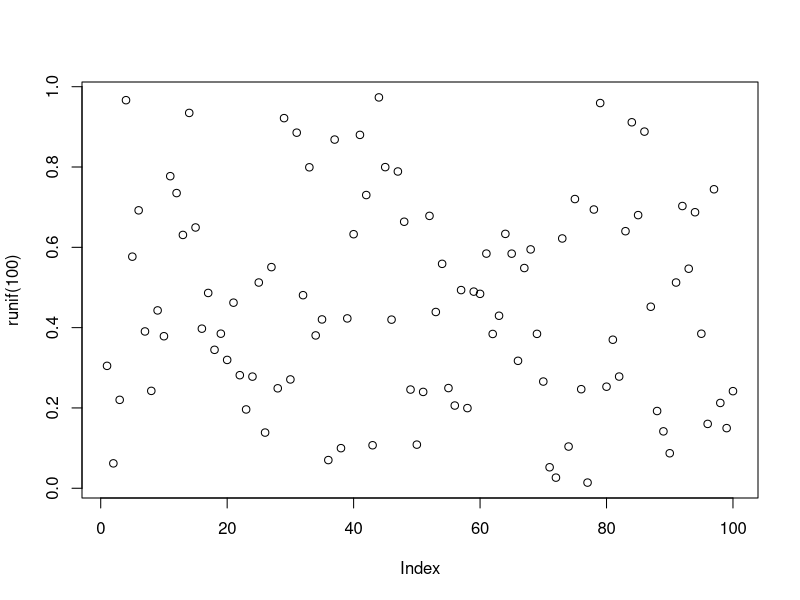

Generate this figure with R:
## ---- chunk 1
plot(runif(100))
